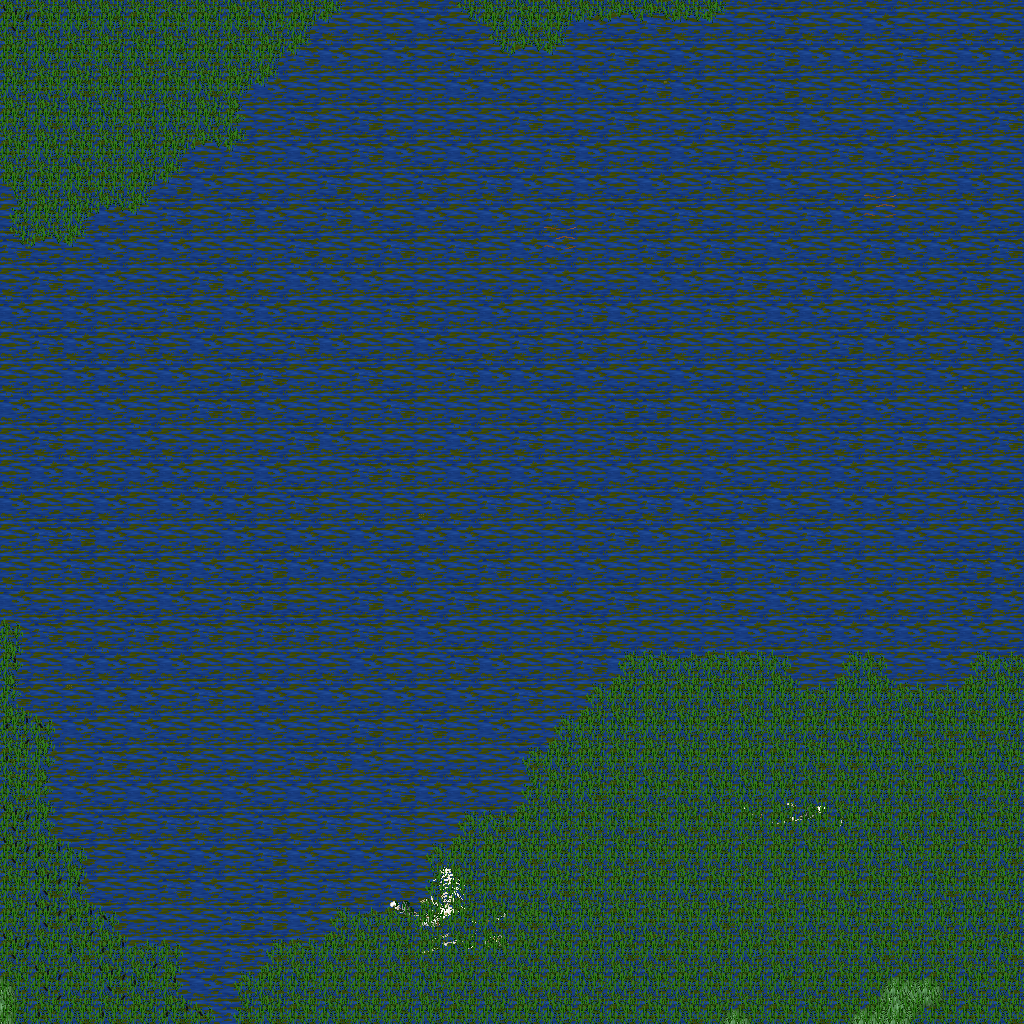

The image is a tile-based game level rendered from a .tmx file. Its description and source (layers, tilesets, objects; grid data summarised) follow:
An orthogonal 32x32 tile map with 32x32 px tiles, 5 tile layers (Ground, Objects, Objects2, Above, ...), 1 hidden layer not drawn, 35 tilesets.

<map version="1.10" tiledversion="1.11.0" orientation="orthogonal" renderorder="right-down" width="32" height="32" tilewidth="32" tileheight="32" infinite="0" nextlayerid="11" nextobjectid="1">
 <tileset firstgid="1" name="ground_ground" tilewidth="32" tileheight="32" tilecount="33" columns="3">
  <image source="../drawable/ground_ground.png" width="96" height="352" />
 </tileset>
 <tileset firstgid="34" name="plant_grasses" tilewidth="32" tileheight="32" tilecount="6" columns="3">
  <image source="../drawable/plant_grasses.png" width="96" height="64" />
 </tileset>
 <tileset firstgid="40" name="plant_flower_daisy_white" tilewidth="32" tileheight="32" tilecount="8" columns="2">
  <image source="../drawable/plant_flower_daisy_white.png" width="64" height="128" />
 </tileset>
 <tileset firstgid="48" name="ground_grass_edges" tilewidth="32" tileheight="32" tilecount="36" columns="12">
  <image source="../drawable/ground_grass_edges.png" width="384" height="96" />
 </tileset>
 <tileset firstgid="84" name="ground_grass_corners" tilewidth="32" tileheight="32" tilecount="24" columns="6">
  <image source="../drawable/ground_grass_corners.png" width="192" height="128" />
 </tileset>
 <tileset firstgid="108" name="ground_earth_edges" tilewidth="32" tileheight="32" tilecount="18" columns="6">
  <image source="../drawable/ground_earth_edges.png" width="192" height="96" />
 </tileset>
 <tileset firstgid="126" name="ground_rock_pebbles" tilewidth="32" tileheight="32" tilecount="3" columns="1">
  <image source="../drawable/ground_rock_pebbles.png" width="32" height="96" />
 </tileset>
 <tileset firstgid="129" name="plant_flower_daisy_yellow" tilewidth="32" tileheight="32" tilecount="8" columns="2">
  <image source="../drawable/plant_flower_daisy_yellow.png" width="64" height="128" />
 </tileset>
 <tileset firstgid="137" name="plant_flower_daisy_red" tilewidth="32" tileheight="32" tilecount="8" columns="2">
  <image source="../drawable/plant_flower_daisy_red.png" width="64" height="128" />
 </tileset>
 <tileset firstgid="145" name="plant_tree_tree_fluffy" tilewidth="32" tileheight="32" tilecount="12" columns="4">
  <image source="../drawable/plant_tree_tree_fluffy.png" width="128" height="96" />
 </tileset>
 <tileset firstgid="157" name="logic_creature_undead" tilewidth="32" tileheight="32" tilecount="16" columns="8">
  <image source="../drawable/logic_creature_undead.png" width="256" height="64" />
 </tileset>
 <tileset firstgid="173" name="logic_collision" tilewidth="32" tileheight="32" tilecount="1" columns="1">
  <image source="../drawable/logic_collision.png" width="32" height="32" />
 </tileset>
 <tileset firstgid="174" name="ground_water_swamp_water" tilewidth="32" tileheight="32" tilecount="33" columns="3">
  <image source="../drawable/ground_water_swamp_water.png" width="96" height="352" />
 </tileset>
 <tileset firstgid="207" name="plant_tree_tree_darkgreen" tilewidth="32" tileheight="32" tilecount="88" columns="8">
  <image source="../drawable/plant_tree_tree_darkgreen.png" width="256" height="352" />
 </tileset>
 <tileset firstgid="295" name="plant_grasses_swamp" tilewidth="32" tileheight="32" tilecount="42" columns="6">
  <image source="../drawable/plant_grasses_swamp.png" width="192" height="224" />
 </tileset>
 <tileset firstgid="337" name="building_stone_ruins" tilewidth="32" tileheight="32" tilecount="72" columns="6">
  <image source="../drawable/building_stone_ruins.png" width="192" height="384" />
 </tileset>
 <tileset firstgid="409" name="item_gothic_large_gravestone" tilewidth="32" tileheight="32" tilecount="9" columns="3">
  <image source="../drawable/item_gothic_large_gravestone.png" width="96" height="96" />
 </tileset>
 <tileset firstgid="418" name="item_gothic_skull_post" tilewidth="32" tileheight="32" tilecount="2" columns="1">
  <image source="../drawable/item_gothic_skull_post.png" width="32" height="64" />
 </tileset>
 <tileset firstgid="420" name="item_gothic_tombstone_2" tilewidth="32" tileheight="32" tilecount="8" columns="2">
  <image source="../drawable/item_gothic_tombstone_2.png" width="64" height="128" />
 </tileset>
 <tileset firstgid="428" name="item_statue_broken_green_column" tilewidth="32" tileheight="32" tilecount="2" columns="1">
  <image source="../drawable/item_statue_broken_green_column.png" width="32" height="64" />
 </tileset>
 <tileset firstgid="430" name="item_statue_broken_lion" tilewidth="32" tileheight="32" tilecount="6" columns="2">
  <image source="../drawable/item_statue_broken_lion.png" width="64" height="96" />
 </tileset>
 <tileset firstgid="436" name="item_statue_green_stone" tilewidth="32" tileheight="32" tilecount="12" columns="4">
  <image source="../drawable/item_statue_green_stone.png" width="128" height="96" />
 </tileset>
 <tileset firstgid="448" name="ground_slate_tiles" tilewidth="32" tileheight="32" tilecount="15" columns="5">
  <image source="../drawable/ground_slate_tiles.png" width="160" height="96" />
 </tileset>
 <tileset firstgid="463" name="ground_rock_rocks" tilewidth="32" tileheight="32" tilecount="4" columns="2">
  <image source="../drawable/ground_rock_rocks.png" width="64" height="64" />
 </tileset>
 <tileset firstgid="467" name="ground_rock_rocks_2" tilewidth="32" tileheight="32" tilecount="4" columns="2">
  <image source="../drawable/ground_rock_rocks_2.png" width="64" height="64" />
 </tileset>
 <tileset firstgid="471" name="ground_rock_rocks_3" tilewidth="32" tileheight="32" tilecount="16" columns="4">
  <image source="../drawable/ground_rock_rocks_3.png" width="128" height="128" />
 </tileset>
 <tileset firstgid="487" name="plant_stump_hollow_logs" tilewidth="32" tileheight="32" tilecount="6" columns="3">
  <image source="../drawable/plant_stump_hollow_logs.png" width="96" height="64" />
 </tileset>
 <tileset firstgid="493" name="plant_tree_dead_tree_2" tilewidth="32" tileheight="32" tilecount="20" columns="4">
  <image source="../drawable/plant_tree_dead_tree_2.png" width="128" height="160" />
 </tileset>
 <tileset firstgid="513" name="plant_tree_dead_tree_3" tilewidth="32" tileheight="32" tilecount="16" columns="4">
  <image source="../drawable/plant_tree_dead_tree_3.png" width="128" height="128" />
 </tileset>
 <tileset firstgid="529" name="item_corpse_skeleton" tilewidth="32" tileheight="32" tilecount="4" columns="2">
  <image source="../drawable/item_corpse_skeleton.png" width="64" height="64" />
 </tileset>
 <tileset firstgid="533" name="item_corpse_swamp_sunken" tilewidth="32" tileheight="32" tilecount="32" columns="8">
  <image source="../drawable/item_corpse_swamp_sunken.png" width="256" height="128" />
 </tileset>
 <tileset firstgid="565" name="object_rock_pillars_stone" tilewidth="32" tileheight="32" tilecount="36" columns="6">
  <image source="../drawable/object_rock_pillars_stone.png" width="192" height="192" />
 </tileset>
 <tileset firstgid="601" name="logic_creature_undead_skeleton" tilewidth="32" tileheight="32" tilecount="6" columns="6">
  <image source="../drawable/logic_creature_undead_skeleton.png" width="192" height="32" />
 </tileset>
 <tileset firstgid="607" name="logic_creature_undead_specter" tilewidth="32" tileheight="32" tilecount="6" columns="6">
  <image source="../drawable/logic_creature_undead_specter.png" width="192" height="32" />
 </tileset>
 <tileset firstgid="613" name="logic_creature_undead_zombie" tilewidth="32" tileheight="32" tilecount="5" columns="5">
  <image source="../drawable/logic_creature_undead_zombie.png" width="160" height="32" />
 </tileset>
 <layer id="1" name="Ground" width="32" height="32">
  <data>[1024 cells, 1024 non-empty, 18 distinct tile ids]</data>
 </layer>
 <layer id="2" name="Objects" width="32" height="32">
  <data>[1024 cells, 15 non-empty, 14 distinct tile ids]</data>
 </layer>
 <layer id="3" name="Objects2" width="32" height="32">
  <data>[1024 cells, 335 non-empty, 23 distinct tile ids]</data>
 </layer>
 <layer id="4" name="Above" width="32" height="32">
  <data>[1024 cells, 3 non-empty, 2 distinct tile ids]</data>
 </layer>
 <layer id="5" name="Above2" width="32" height="32">
  <data>[1024 cells, 1 non-empty, 1 distinct tile ids]</data>
 </layer>
 <layer id="6" name="Walkable" width="32" height="32" visible="0">
  <data>[1024 cells, 10 non-empty, 1 distinct tile ids]</data>
 </layer>
 <objectgroup id="7" name="Mapevents" />
 <objectgroup id="8" name="Spawn" />
 <objectgroup id="9" name="Keys" />
 <objectgroup id="10" name="Replace" />
</map>
